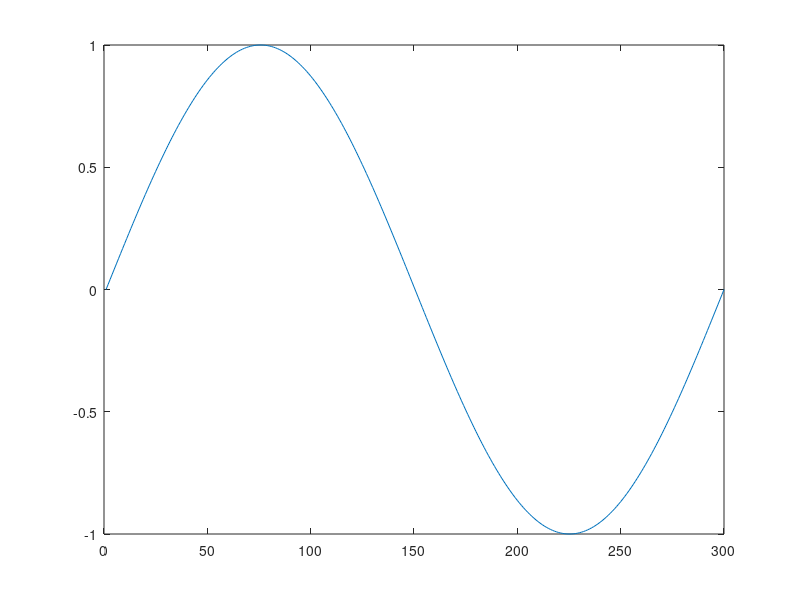

This figure's MATLAB source:
N = 300;

% Spatial domain (normalized rod length)
x = linspace(0, 1, N);

% Gaussian parameters
mu = 0.5;        % center of the rod
sigma = 0.1;     % width of the Gaussian
A = 100;           % peak temperature amplitude

% Gaussian temperature distribution
%T0 = A * exp(-((x - mu).^2) / (2 * sigma^2));
T0 = sin(pi * x *2);
%T0 = 
T0(1) = 0;
T0(end) = 0;
plot(T0);
% Save to .mat file
save('temperature_initial.mat', 'T0');
